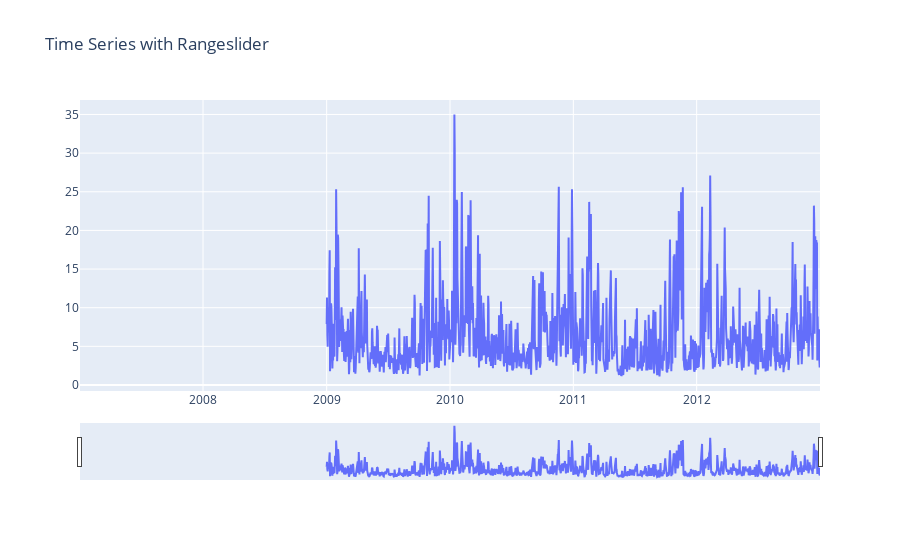

Source (notebook cell):
### Code cell
fig5 = go.Figure([go.Scatter(x=train_r1['date'], y=train_r1["NO2"])])
#fig2.show()

fig5.update_layout(title_text='Time Series with Rangeslider',
                  xaxis_rangeslider_visible=True)

### Figure 1 — Plotly figure (JSON) as saved in the notebook; plotly's stock layout.template omitted (floating-point values rounded to 4 significant figures; data arrays with more than 128 entries replaced by an {"elided": "..."} marker saying what was removed)
{"data": [{"type": "scatter", "x": {"elided": "2191 str values"}, "y": {"elided": "2191 float values"}}], "layout": {"title": {"text": "Time Series with Rangeslider"}, "xaxis": {"rangeslider": {"visible": true}}}}
